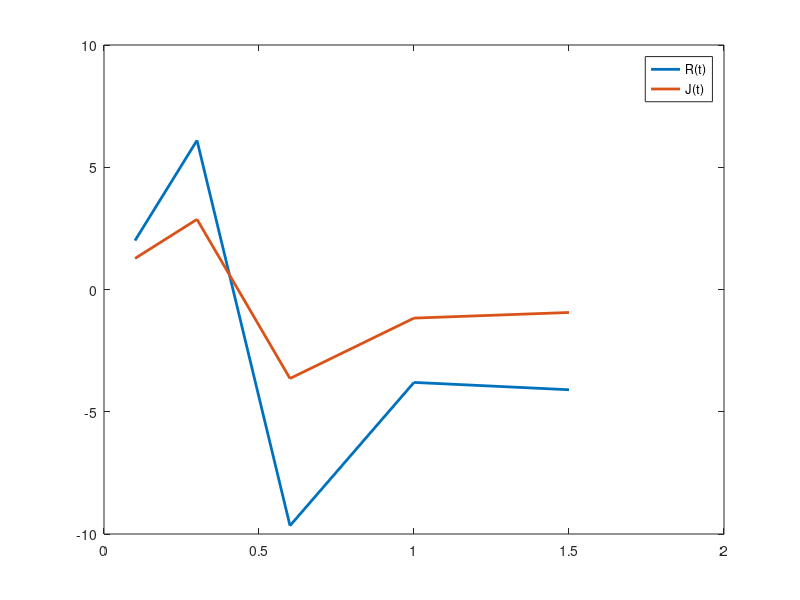

The MATLAB source for this figure:
R = [2 6.1 -9.66 -3.8 -4.1]
J = [1.27 2.87 -3.64 -1.17 -0.94]
figure
plot([0.1 0.3 0.6 1 1.5], R, 'LineWidth', 2)
hold on
plot([0.1 0.3 0.6 1 1.5], J, 'LineWidth', 2)
hold off
legend({'R(t)','J(t)'},'Location','northeast')
